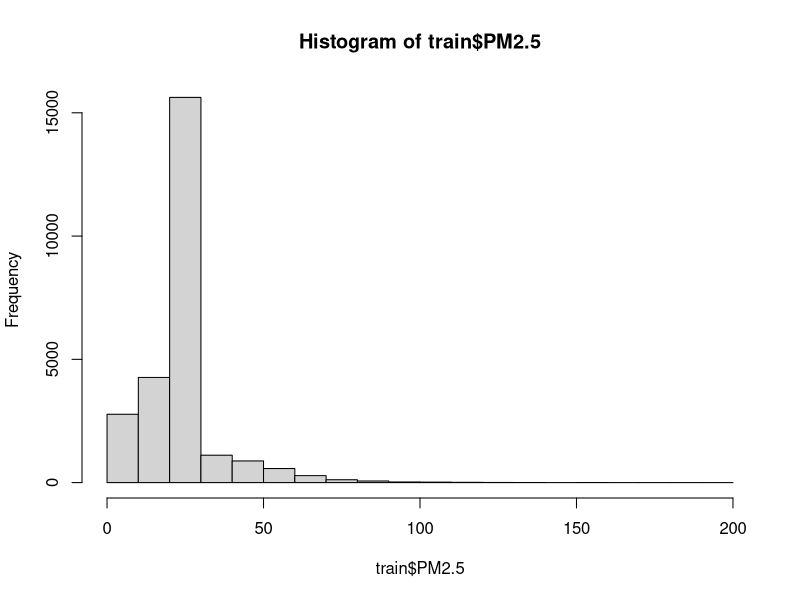
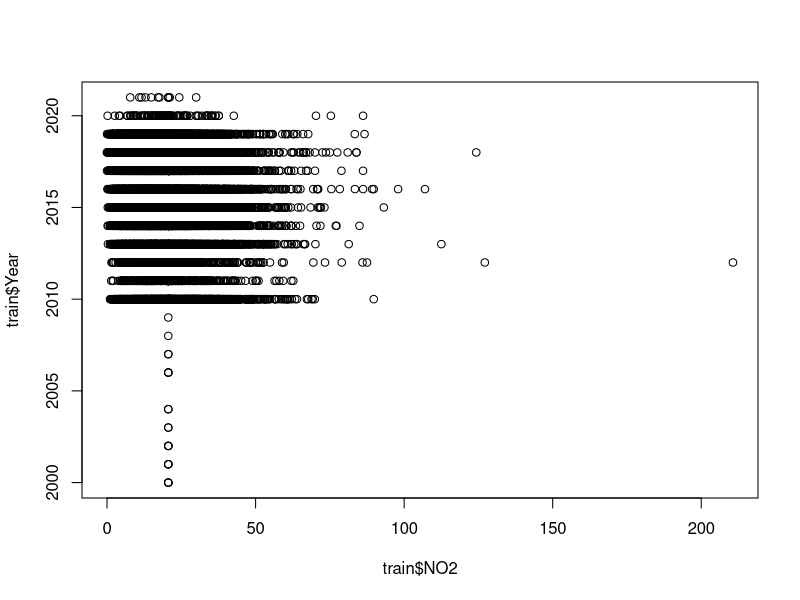
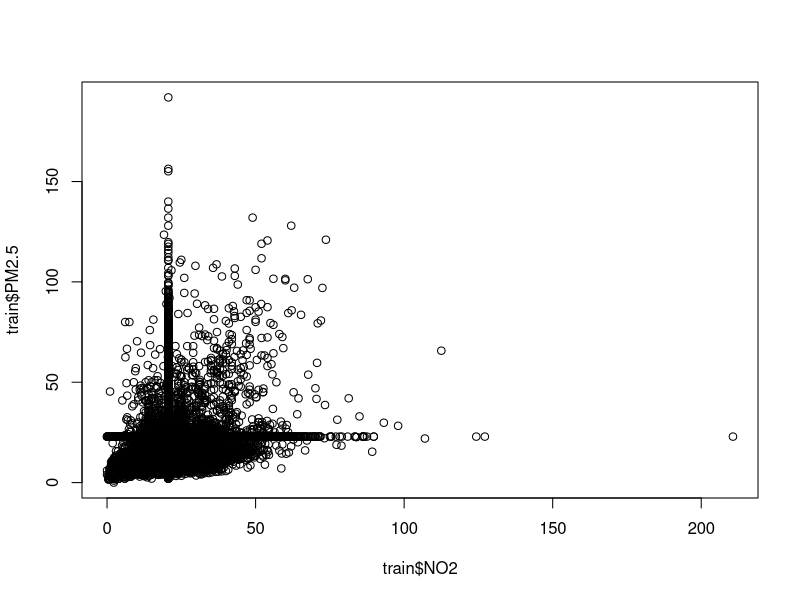
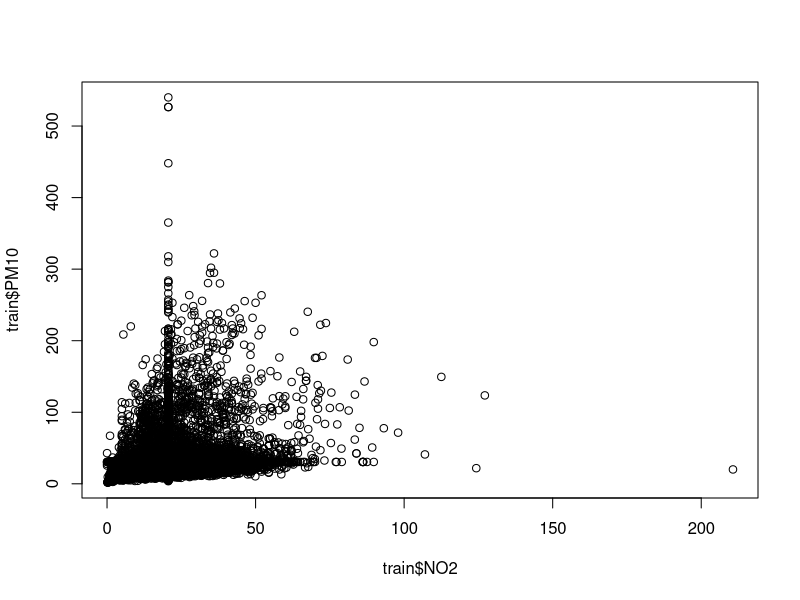
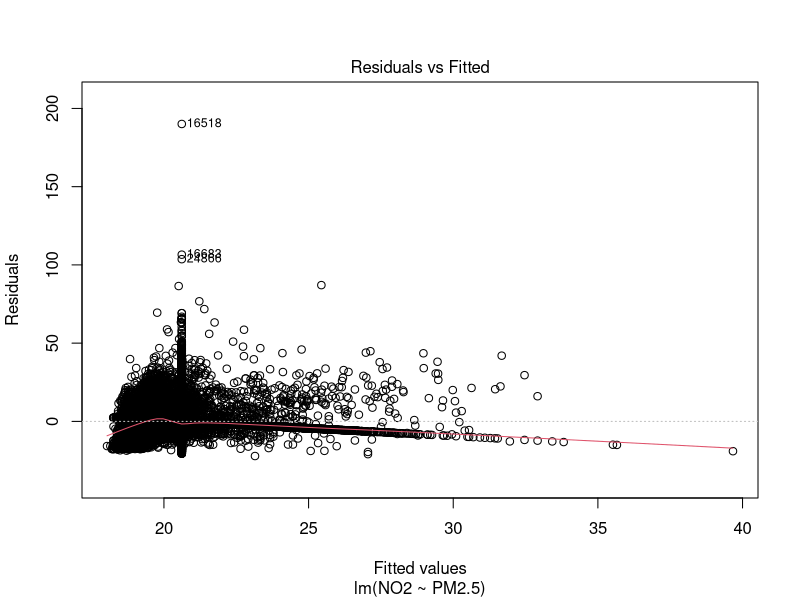
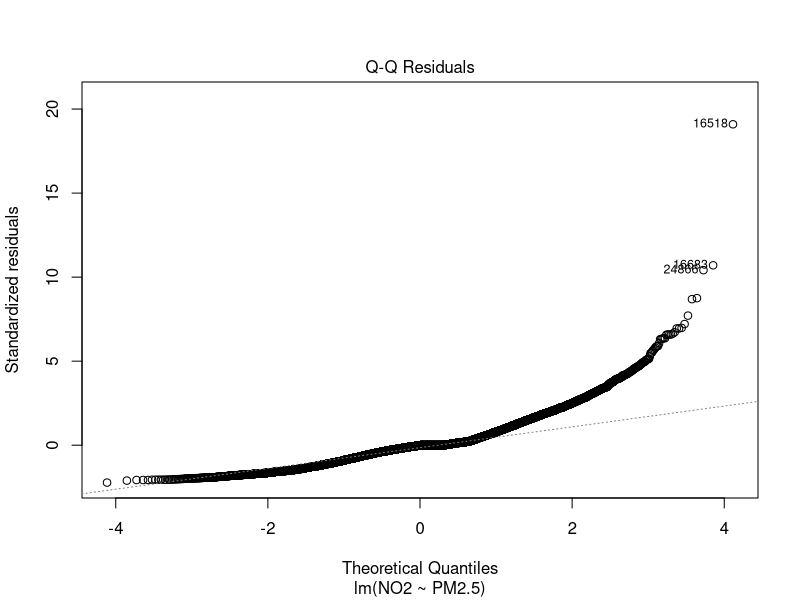
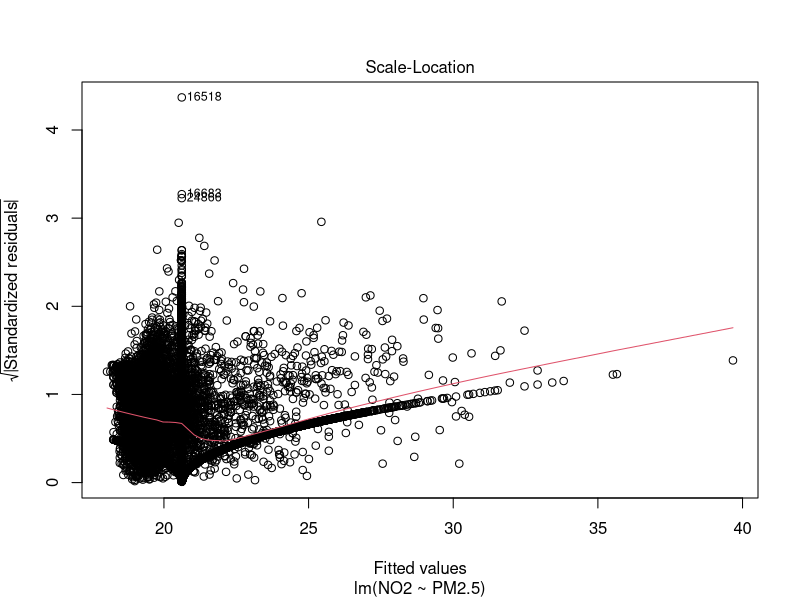
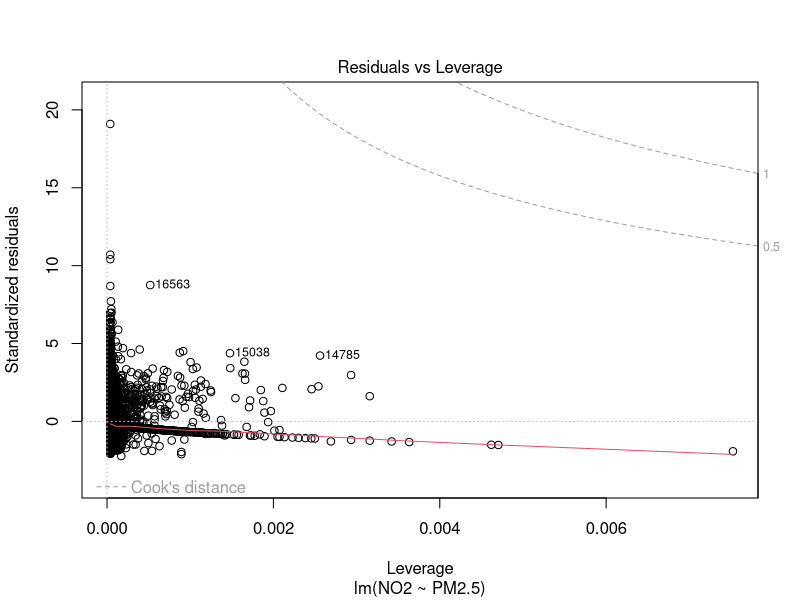

Here is the R script that generated these plots, in order:
## ---- chunk 1
df <- read.csv("Air_Pollution.csv")
str(df)
## ---- chunk 2
df$PM2.5[is.na(df$PM2.5)] <- mean(df$PM2.5, na.rm=TRUE)
df$PM10[is.na(df$PM10)] <- mean(df$PM10, na.rm=TRUE)
df$NO2[is.na(df$NO2)] <- mean(df$NO2, na.rm=TRUE)
df$PM25.temporal.coverage[is.na(df$PM25.temporal.coverage)] <-
  mean(df$PM25.temporal.coverage, na.rm=TRUE)
df$PM10.temporal.coverage[is.na(df$PM10.temporal.coverage)] <-
  mean(df$PM10.temporal.coverage, na.rm=TRUE)
df$NO2.temporal.coverage[is.na(df$NO2.temporal.coverage)] <-
  mean(df$NO2.temporal.coverage, na.rm=TRUE)

str(df)
## ---- chunk 3
i <-sample(1:nrow(df), nrow(df)*0.80, replace=FALSE)
train <- df[i,]
test <- df[-i,]
## ---- chunk 4
head(train)

tail(train)

range(train$PM2.5, na.rm=FALSE)
range(train$PM10, na.rm=FALSE)

mean(train$PM2.5)
mean(train$PM10)

median(train$PM2.5)
median(train$PM10)

## ---- chunk 5
hist(train$PM2.5)
plot(train$NO2, train$Year)
plot(train$NO2, train$PM2.5)
plot(train$NO2, train$PM10)
## ---- chunk 6
lm1 <- lm(NO2~PM2.5, data=train)
summary(lm1)
## ---- chunk 7
plot(lm1)
## ---- chunk 8
lm2 <- lm(NO2~PM2.5+PM10, data=train)
summary(lm2)
## ---- chunk 9
plot(lm2)
## ---- chunk 10
lm3 <- lm(NO2~Year+PM2.5+PM10, data=train)
summary(lm3)
## ---- chunk 11
plot(lm3)
## ---- chunk 12
pred1 <- predict(lm1, newdata=test)
pred2 <- predict(lm2, newdata=test)
pred3 <- predict(lm3, newdata=test)
## ---- chunk 13
correlation1 <- cor(pred1, test$NO2)
print(paste("correlation: ", correlation1))
mse <- mean((pred1 - test$NO2)^2)
print(paste("mse: ", mse))
rmse <- sqrt(mse)
print(paste("rmse: ", rmse))
## ---- chunk 14
correlation2 <- cor(pred2, test$NO2)
print(paste("correlation: ", correlation2))
mse <- mean((pred2 - test$NO2)^2)
print(paste("mse: ", mse))
rmse <- sqrt(mse)
print(paste("rmse: ", rmse))
## ---- chunk 15
correlation3 <- cor(pred3, test$NO2)
print(paste("correlation: ", correlation1))
mse <- mean((pred3 - test$NO2)^2)
print(paste("mse: ", mse))
rmse <- sqrt(mse)
print(paste("rmse: ", rmse))
